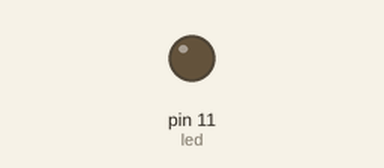
The sketch below on a simulated Arduino Uno, built with avr-gcc and run on an emulated ATmega328P. On the bench: output pins drawn as LEDs (lit = HIGH).

Above: at 0.05 s.
At 1.5 s:
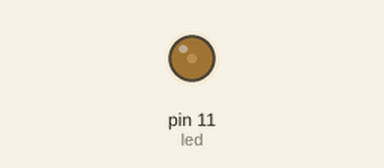
At 3.0 s:
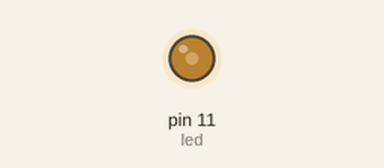
At 6.0 s:
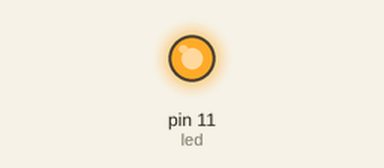
Timing chart, 0 to 7.8 s (numbered marks = the images above):
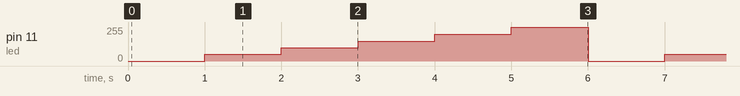

Measured:
- by itself, pin 11 (led): repeats every 6.0 s: 100/255 1.0 s, 150/255 1.0 s, 200/255 1.0 s, 255/255 1.0 s, 0/255 1.0 s, 50/255 1.0 s

The sketch:

ajustar-brilho-led.ino
```cpp
/*
  Como Criar Coisas Inteligentes com Arduino, NodeJS e Docker - Boa Vista (RR)
  Facilitador:        Prof. Orlewilson Bentes Maia
  Autor:              Seu nome
  Data Criacao:       15/09/2018
  Descricao:          Ligar e desligar um LED ajustando a intensidade do brilho por meio da programação
*/

// Porta digital no qual sera colocado um LED para ser ligado e desligado
int led = 11;

// Função para ligar LED
void ligarLED(int brilho){
  // Funcao do Arduino para ligar o LED ajustando o brilho
  analogWrite(led, brilho);
}

// Função para atrasar em n segundos
void atraso (int n){

   // Funcao do Arduino para parar durante um certo tempo em milisegundos (ms)
  delay(1000 * n); // atraso em n segundos

}

// Funcao para configurar o Arduino
void setup() {

  // Indica qual porta digital sera utilizada como saida (ligar/desligar um LED)
  pinMode(led, OUTPUT);
}

// Funcao principal do Arduino que ficara em loop infinito
void loop() {

  ligarLED(0);

  atraso(1);

  ligarLED(50);

  atraso(1);

  ligarLED(100);

  atraso(1);

  ligarLED(150);

  atraso(1);

  ligarLED(200);

  atraso(1);

  ligarLED(255);

  atraso(1);
}
```
